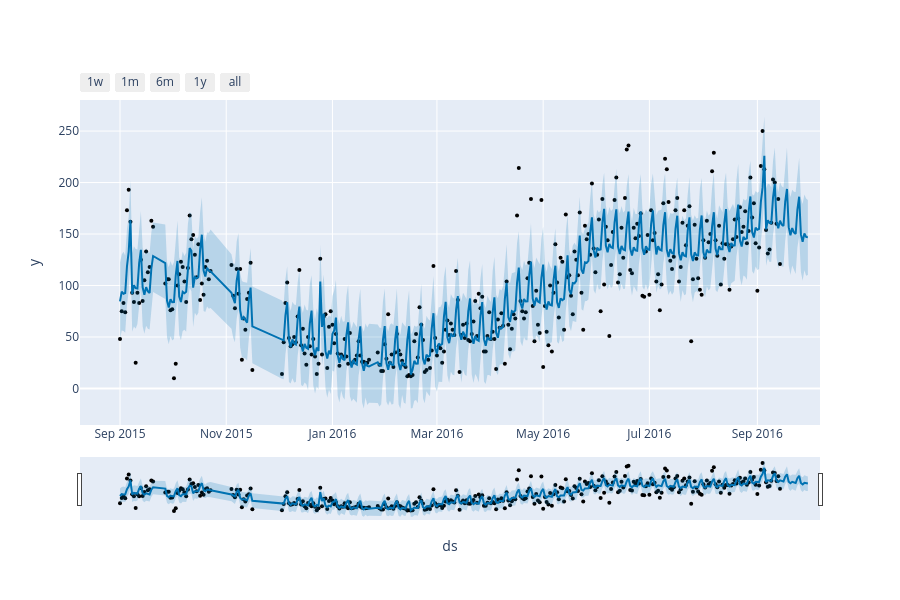

The code cell stored with this chart in its notebook:
### Code cell
from prophet.plot import plot_plotly, plot_components_plotly

plot_plotly(p, forecast)

### Figure 1 — Plotly figure (JSON) as saved in the notebook; plotly's stock layout.template omitted (floating-point values rounded to 4 significant figures; data arrays with more than 128 entries replaced by an {"elided": "..."} marker saying what was removed)
{"data": [{"marker": {"color": "black", "size": 4}, "mode": "markers", "name": "Actual", "type": "scatter", "x": {"elided": "343 str values"}, "y": {"elided": "343 int values"}}, {"hoverinfo": "skip", "line": {"width": 0}, "mode": "lines", "type": "scatter", "x": {"elided": "359 str values"}, "y": {"elided": "359 float values"}}, {"fill": "tonexty", "fillcolor": "rgba(0, 114, 178, 0.2)", "line": {"color": "#0072B2", "width": 2}, "mode": "lines", "name": "Predicted", "type": "scatter", "x": {"elided": "359 str values"}, "y": {"elided": "359 float values"}}, {"fill": "tonexty", "fillcolor": "rgba(0, 114, 178, 0.2)", "hoverinfo": "skip", "line": {"width": 0}, "mode": "lines", "type": "scatter", "x": {"elided": "359 str values"}, "y": {"elided": "359 float values"}}], "layout": {"height": 600, "showlegend": false, "width": 900, "xaxis": {"autorange": false, "range": ["2015-08-09 00:43:38.1818", "2016-10-06 23:16:21.8182"], "rangeselector": {"buttons": [{"count": 7, "label": "1w", "step": "day", "stepmode": "backward"}, {"count": 1, "label": "1m", "step": "month", "stepmode": "backward"}, {"count": 6, "label": "6m", "step": "month", "stepmode": "backward"}, {"count": 1, "label": "1y", "step": "year", "stepmode": "backward"}, {"step": "all"}]}, "rangeslider": {"autorange": true, "range": ["2015-08-09 00:43:38.1818", "2016-10-06 23:16:21.8182"], "visible": true, "yaxis": {"_template": null, "rangemode": "match"}}, "title": {"text": "ds"}, "type": "date"}, "yaxis": {"autorange": true, "range": [-35.44, 280.1], "title": {"text": "y"}, "type": "linear"}}}
